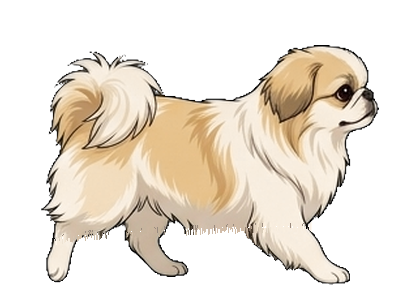
#> input picture neiro-sanpo/frames_rig/r00.png, 420 x 300 px; its folder holds only this picture in this run
$ python _sheet.py
#> lines starting #> are read from the running program, lines starting #| are printed output that depends on the picture
from PIL import Image, ImageDraw
import glob, sys
files = sorted(glob.glob("frames_rig/r*.png"))
step = int(sys.argv[1]) if len(sys.argv)>1 else 1
files = files[::step]
cols = 4; rows = (len(files)+cols-1)//cols
W, H = Image.open(files[0]).size
#> W = 420; H = 300
sheet = Image.new("RGB", (W*cols, H*rows), (252,252,250))
d = ImageDraw.Draw(sheet)
for i, f in enumerate(files):
    im = Image.open(f).convert("RGBA")
#> im is the input picture: PIL image 420x300 RGBA; mean R, G, B, A 89.1, 80.8, 69.6, 107.1
    cx, cy = (i%cols)*W, (i//cols)*H
#> cx = 0; cy = 0
    sheet.paste(im, (cx, cy), im)
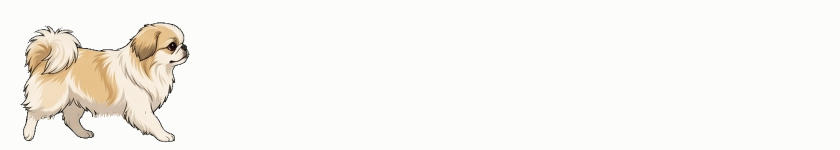
#> sheet: PIL image 1680x300 RGB (shown at 1/2 size); mean R, G, B 247.8, 245.7, 241.1
    d.rectangle([cx,cy,cx+W-1,cy+H-1], outline=(210,210,210))
    d.text((cx+6, cy+6), f.split('/')[-1], fill=(200,0,0))
sheet.save("rig_check.png"); print(sheet.size)
#| (1680, 300)
